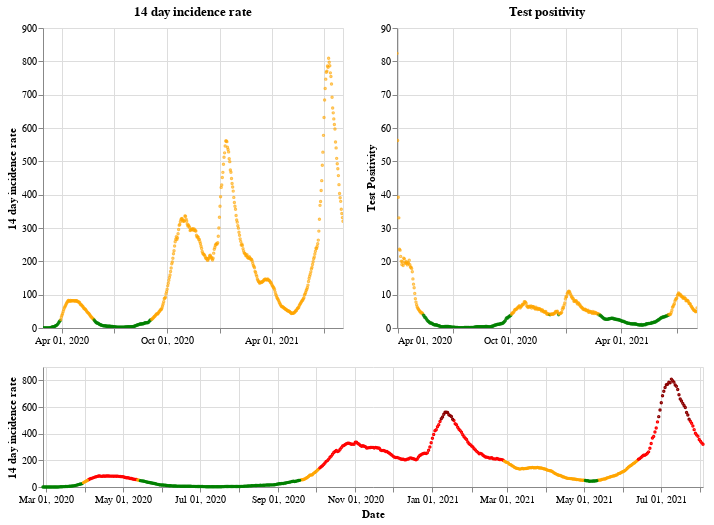

Here is the notebook cell this chart was saved with:
### Markdown cell above
## Scotland

### Code cell
plot_traffic_light('Scotland')

### Figure 1 — Vega-Lite specification as saved in the notebook (floating-point values rounded to 4 significant figures; data arrays with more than 128 entries replaced by an {"elided": "..."} marker saying what was removed)
{"config": {"view": {"continuousWidth": 400, "continuousHeight": 300}}, "vconcat": [{"hconcat": [{"mark": {"type": "point", "size": 2}, "encoding": {"color": {"condition": {"value": "green", "test": "(datum.twoWeeklyCasesRate <= 25)"}, "value": "orange"}, "tooltip": [{"type": "nominal", "field": "areaName"}, {"type": "temporal", "field": "date"}, {"type": "quantitative", "field": "twoWeeklyCasesRate"}, {"type": "quantitative", "field": "testPositivity"}], "x": {"type": "temporal", "axis": {"title": ""}, "field": "date", "scale": {"domain": {"selection": "DateBrush"}}, "timeUnit": "yearmonthdate"}, "y": {"type": "quantitative", "axis": {"title": "14 day incidence rate"}, "field": "twoWeeklyCasesRate"}}, "title": "14 day incidence rate", "width": 300}, {"mark": {"type": "point", "size": 2}, "encoding": {"color": {"condition": {"value": "green", "test": "(datum.testPositivity <= 4)"}, "value": "orange"}, "tooltip": [{"type": "nominal", "field": "areaName"}, {"type": "temporal", "field": "date"}, {"type": "quantitative", "field": "twoWeeklyCasesRate"}, {"type": "quantitative", "field": "testPositivity"}], "x": {"type": "temporal", "axis": {"title": ""}, "field": "date", "scale": {"domain": {"selection": "DateBrush"}}, "timeUnit": "yearmonthdate"}, "y": {"type": "quantitative", "axis": {"title": "Test Positivity"}, "field": "testPositivity"}}, "title": "Test positivity", "width": 300}]}, {"layer": [{"mark": {"type": "point", "size": 2}, "encoding": {"color": {"condition": {"value": "orange", "test": "(((datum.testPositivity < 4) && (datum.twoWeeklyCasesRate >= 50)) && (datum.twoWeeklyCasesRate < 200))"}, "value": "red"}, "opacity": {"condition": {"value": 1, "test": "((datum.twoWeeklyCasesRate >= 50) && (datum.twoWeeklyCasesRate < 500))"}, "value": 0}, "tooltip": [{"type": "nominal", "field": "areaName"}, {"type": "temporal", "field": "date"}, {"type": "quantitative", "field": "twoWeeklyCasesRate"}, {"type": "quantitative", "field": "testPositivity"}], "x": {"type": "temporal", "axis": {"title": "Date"}, "field": "date", "timeUnit": "yearmonthdate"}, "y": {"type": "quantitative", "axis": {"title": "14 day incidence rate"}, "field": "twoWeeklyCasesRate"}}, "selection": {"DateBrush": {"type": "interval", "encodings": ["x"], "fields": ["Time"]}}}, {"mark": {"type": "point", "size": 2}, "encoding": {"color": {"value": "darkred"}, "opacity": {"condition": {"value": 1, "test": "(datum.twoWeeklyCasesRate >= 500)"}, "value": 0}, "tooltip": [{"type": "nominal", "field": "areaName"}, {"type": "temporal", "field": "date"}, {"type": "quantitative", "field": "twoWeeklyCasesRate"}, {"type": "quantitative", "field": "testPositivity"}], "x": {"type": "temporal", "axis": {"title": "Date"}, "field": "date", "timeUnit": "yearmonthdate"}, "y": {"type": "quantitative", "axis": {"title": "14 day incidence rate"}, "field": "twoWeeklyCasesRate"}}}, {"mark": {"type": "point", "size": 2}, "encoding": {"color": {"condition": {"value": "green", "test": "((datum.testPositivity < 4) && (datum.twoWeeklyCasesRate < 50))"}, "value": "orange"}, "opacity": {"condition": {"value": 1, "test": "(datum.twoWeeklyCasesRate < 50)"}, "value": 0}, "tooltip": [{"type": "nominal", "field": "areaName"}, {"type": "temporal", "field": "date"}, {"type": "quantitative", "field": "twoWeeklyCasesRate"}, {"type": "quantitative", "field": "testPositivity"}], "x": {"type": "temporal", "axis": {"title": "Date"}, "field": "date", "timeUnit": "yearmonthdate"}, "y": {"type": "quantitative", "axis": {"title": "14 day incidence rate"}, "field": "twoWeeklyCasesRate"}}}], "height": 120, "width": 660}], "data": {"name": "data-c74c73a740cd118651ca9d4375de58ac"}, "$schema": "https://vega.github.io/schema/vega-lite/v4.8.1.json", "datasets": {"data-c74c73a740cd118651ca9d4375de58ac": {"elided": "523 records"}}}
